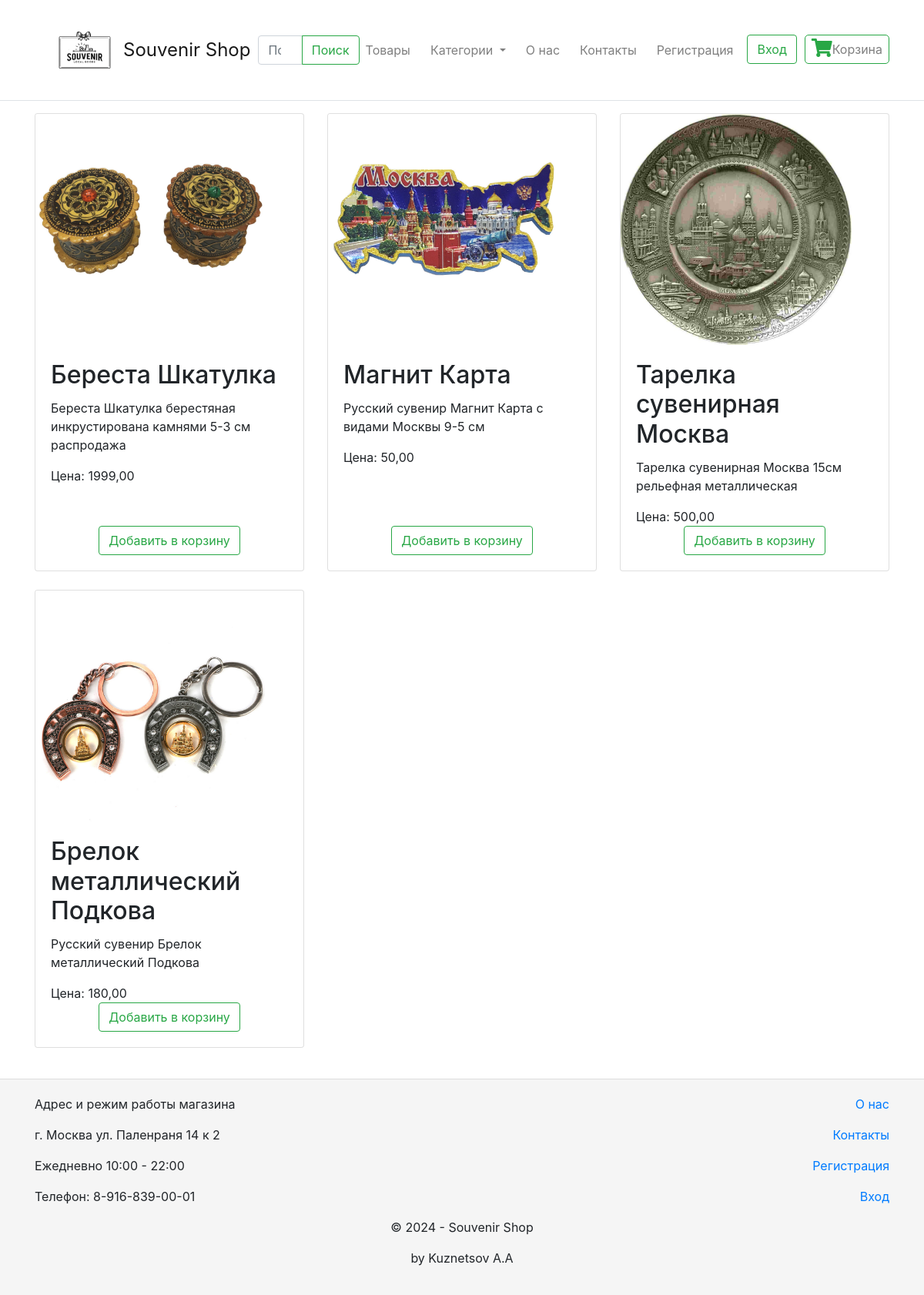
The page / on the database its author committed.
### shop/models.py (models this page shows, shortened)
class Product(models.Model):
    title = models.CharField(max_length=255, verbose_name='Название товара')
    slug = models.SlugField(max_length=150, verbose_name='slug', unique=True)
    description = models.TextField(verbose_name='Описание товара')
    category = TreeForeignKey('ProductCategory', on_delete=models.PROTECT, default=1,
                              related_name='products', verbose_name='Категория товара')
    sku = models.CharField(max_length=255, verbose_name='Артикул')
    barcode = models.CharField(verbose_name='Штрихкод', max_length=255, blank=True)
    manufacturer = models.CharField(verbose_name='Компания-производитель', max_length=255, blank=True)
    manufacturer_countries = models.CharField(max_length=255, verbose_name='Страна-производитель', blank=True)
    vendor = models.CharField(max_length=255, verbose_name='Производитель', blank=True)
    vendor_code = models.CharField(max_length=255, verbose_name='Артикул производителя', blank=True)
    length = models.DecimalField(max_digits=10, decimal_places=2, verbose_name='Длина (см.)', null=True, blank=True)
    width = models.DecimalField(max_digits=10, decimal_places=2, verbose_name='Ширина (см.)', null=True, blank=True)
    height = models.DecimalField(max_digits=10, decimal_places=2, verbose_name='Высота (см.)', null=True, blank=True)
    weight = models.DecimalField(max_digits=10, decimal_places=2, verbose_name='Вес (г.)', null=True, blank=True)
    price = models.DecimalField(max_digits=20, decimal_places=2, verbose_name='Цена', default=1,
                                validators=[MinValueValidator(0)])
    sale_price = models.DecimalField(max_digits=20, decimal_places=2, verbose_name='Цена со скидкой',
                                     null=True, blank=True, validators=[MinValueValidator(0)])
    quantity = models.IntegerField(verbose_name='Количество товара', default=0, null=True)
    supplier = models.ForeignKey('Supplier', verbose_name='Поставщик', on_delete=models.CASCADE, null=True, blank=True)
    supplier_sku = models.IntegerField(verbose_name='Артикул у поставщика', default=0, null=True)
    supplier_url = models.URLField(verbose_name='URL', blank=True)
    supplier_price = models.IntegerField(verbose_name='Цена у поставщика', default=0, null=True,
                                         validators=[MinValueValidator(0)])
    supplier_quantity = models.IntegerField(verbose_name='Количество товара у поставщика', default=0, null=True)
    publish = models.BooleanField(verbose_name='Опубликовано', default=True)
    author = models.ForeignKey(User, verbose_name='Автор', on_delete=models.CASCADE, default=1)
    created = models.DateTimeField(verbose_name='Дата создания', auto_now_add=True)
    updated = models.DateTimeField(verbose_name='Дата обновления', auto_now=True)
    image = models.ImageField(upload_to='products/', verbose_name='Изображение', null=True, blank=True)
    class Meta:
        ordering = ['pk']
        verbose_name = 'Товар'
        verbose_name_plural = 'Товары'

### shop/views.py (the view)
# urls.py: path('', index, name='index'),
def index(request):
    products = Product.objects.filter(publish=True)
    categories = ProductCategory.objects.all()
    return render(request, 'index.html', {'products': products, 'categories': categories})

### shop/context_processors.py (called while the page is built)
def categories(request):
    return {'categories': ProductCategory.objects.all()}

### shop/models.py (called while the page is built)
    def get_absolute_url(self):
        return reverse('shop:product-by-category', args=[str(self.slug)])

### templates/index.html (shortened to what this page needs)
{% extends "base.html" %}
{% block content %}
    <div class="row">
        {% for product in products %}
            <div class="col-md-4 mb-4">
                <div class="card h-100">
                    {% if product.image %}
                        <img src="{{ product.image.url }}" alt="{{ product.title }}" class="card-img-top">
                    {% endif %}
                    <div class="card-body d-flex flex-column justify-content-between">
                        <div>
                            <h2 class="card-title">{{ product.title }}</h2>
                            <p class="card-text">{{ product.description }}</p>
                            <p class="card-text">Цена: {{ product.price }}</p>
                        </div>
                        <div class="text-center">
                            <form action="{% url 'shop:add_to_cart' product.id %}" method="post">
                                <button type="submit" class="btn btn-outline-success">Добавить в корзину</button>
                            </form>
                        </div>
                    </div>
                </div>
            </div>
        {% endfor %}
    </div>
{% endblock %}

### templates/base.html (shortened to what this page needs)
{% load static %}
<!DOCTYPE html>
<html lang="ru">
<head>
    <link rel="stylesheet" href="https://stackpath.bootstrapcdn.com/bootstrap/4.5.2/css/bootstrap.min.css" />
    <link rel="stylesheet" href="https://cdnjs.cloudflare.com/ajax/libs/font-awesome/5.15.3/css/all.min.css">
</head>
<body>
    <div class="wrapper">
        <header>
            <nav class="navbar navbar-expand-sm navbar-light bg-white border-bottom box-shadow mb-3">
                <div class="container d-flex justify-content-between align-items-center">
                    <a class="navbar-brand" href="/">
                        <img src="{% static 'images/SouvenirShopLogo.png' %}" alt="Souvenir Shop Logo">
                        <span class="site-title">Souvenir Shop</span>
                    </a>
                    <form class="form-inline search-form" action="{% url 'shop:search' %}" method="get">
                        <div class="input-group">
                            <input class="form-control" type="search" placeholder="Поиск" aria-label="Search" name="q">
                            <div class="input-group-append">
                                <button class="btn btn-outline-success" type="submit">Поиск</button>
                            </div>
                        </div>
                    </form>
                    <div class="collapse navbar-collapse" id="navbarSupportedContent">
                        <ul class="navbar-nav ml-auto">
                            <li class="nav-item">
                                <a class="nav-link" href="/">Товары</a>
                            </li>
                            <li class="nav-item dropdown">
                                <a class="nav-link dropdown-toggle" href="#" id="navbarDropdown" role="button" data-toggle="dropdown" aria-haspopup="true" aria-expanded="false">
                                    Категории
                                </a>
                            </li>
                            <li class="nav-item">
                                <a class="nav-link" href="{% url 'shop:about' %}">О нас</a>
                            </li>
                            <li class="nav-item">
                                <a class="nav-link" href="{% url 'shop:contact' %}">Контакты</a>
                            </li>
                            {% if user.is_authenticated %}
                            <li class="nav-item dropdown">
                                <a class="nav-link dropdown-toggle" href="#" id="userDropdown" role="button" data-toggle="dropdown" aria-haspopup="true" aria-expanded="false">
                                    {{ user.username }}
                                </a>
                                <div class="dropdown-menu" aria-labelledby="userDropdown">
                                    <a class="dropdown-item" href="{% url 'shop:profile' %}">Мой профиль</a>
                                    <a class="dropdown-item" href="{% url 'shop:orders' %}">Мои заказы</a>
                                </div>
                            </li>
                            <li class="nav-item">
                                <form action="{% url 'logout' %}" method="post" style="display: inline;">
                                    {% csrf_token %}
                                    <button type="submit" class="btn btn-outline-success btn-block">Выйти</button>
                                </form>
                            </li>
                            {% else %}
                            <li class="nav-item">
                                <a class="nav-link" href="{% url 'shop:register' %}">Регистрация</a>
                            </li>
                            <li class="nav-item">
                                <a class="btn btn-outline-success btn-block" href="{% url 'login' %}">Вход</a>
                            </li>
                            {% endif %}
                            <li class="nav-item cart-icon">
                                <a class="nav-link" href="{% url 'shop:view_cart' %}">
                                    <i class="fas fa-shopping-cart"></i>
                                    Корзина
                                </a>
                            </li>
                        </ul>
                    </div>
                </div>
            </nav>
        </header>
        <div class="content">
            <div class="container">
                <main role="main" class="pb-3">
                    {% block content %}{% endblock %}
                </main>
            </div>
        </div>
        <footer class="footer">
            <div class="container">
                <div class="row">
                    <div class="col-md-6">
                        <p>Адрес и режим работы магазина</p>
                        <p>г. Москва ул. Паленраня 14 к 2</p>
                        <p>Ежедневно 10:00 - 22:00</p>
                        <p>Телефон: 8-916-839-00-01</p>
                    </div>
                    <div class="col-md-6 text-right">
                        <p><a href="{% url 'shop:about' %}">О нас</a></p>
                        <p><a href="{% url 'shop:contact' %}">Контакты</a></p>
                        <p><a href="{% url 'shop:register' %}">Регистрация</a></p>
                        <p><a href="{% url 'login' %}">Вход</a></p>
                    </div>
                </div>
                <div class="row">
                    <div class="col-md-12 text-center">
                        <p>&copy; 2024 - Souvenir Shop</p>
                        <p>by Kuznetsov A.A</p>
                    </div>
                </div>
            </div>
        </footer>
    </div>
</body>
</html>

### templates/base.html (style rules this page uses)
.navbar { display: flex; justify-content: space-between; align-items: center; padding: 0; }
.navbar-brand { display: flex; align-items: center; margin-right: auto; padding: 0; }
.navbar-brand img { width: 130px; height: 130px; margin-right: 35px; }
.navbar-brand .site-title { font-size: 1.5rem; margin: -50px; }
.search-form { margin-left: 60px; padding: 0; }
.card-img-top { width: 300px; height: 300px; object-fit: cover; }
html, body { height: 100%; margin: 0; padding: 0; }
.wrapper { min-height: 100%; display: flex; flex-direction: column; }
.content { flex: 1; }
.footer { background-color: #f5f5f5; text-align: center; padding: 20px 0; border-top: 1px solid #ddd; }
.footer .row { display: flex; justify-content: space-between; align-items: center; }
.footer .col-md-6 { text-align: left; }
.footer .col-md-6.text-right { text-align: right; }
.navbar-nav .nav-item { margin-right: 10px; }
.navbar-nav .nav-item:last-child { margin-right: 0; }
.navbar-nav .nav-link { white-space: nowrap; }
.cart-icon { display: flex; flex-direction: column; align-items: center; }
.cart-icon .fas { font-size: 1.5rem; margin-bottom: 5px; color: #28a745; }
.cart-icon a { color: #28a745; text-decoration: none; border: 1px solid #28a745; padding: 5px 10px; border-radius: 5px; transition-duration: 0.4s; display: flex; align-items: center; justify-content: center; height: 38px; }
.btn-outline-success { height: 38px; }

### rows shown on the page
Product: image (picture), title "Береста Шкатулка", description "Береста Шкатулка берестяная инкрустирована камнями 5-3 см распродажа", price "1999,00"
Product: image (picture), title "Магнит Карта", description "Русский сувенир Магнит Карта с видами Москвы 9-5 см", price "50,00"
Product: image (picture), title "Тарелка сувенирная Москва", description "Тарелка сувенирная Москва 15см рельефная металлическая", price "500,00"
Product: image (picture), title "Брелок металлический Подкова", description "Русский сувенир Брелок металлический Подкова", price "180,00"
